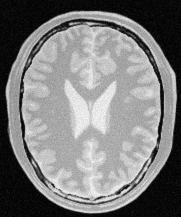
#> input picture images/BrainProtonDensitySlice9.png, 181 x 217 px, found by its file name
$ jupyter execute Q2.ipynb
#> lines starting #> are read from the running program, lines starting #| are printed output that depends on the picture
Apply a similar operation as above (question 1) to accentuate
(a) white matter
(b) gray matter
in the brain proton density image shown in Fig. 2. Show the intensity transformations as a plots

[cell 1]
import cv2 as cv
import numpy as np
import matplotlib.pyplot as plt

# Load the brain proton density image
img_orig = cv.imread('images\BrainProtonDensitySlice9.png', cv.IMREAD_GRAYSCALE)
#> img_orig is the input picture: shape (217, 181); min 0, max 251, mean 123.7


# Enhancing grey matter using intensiy transformations Assuming intensity ranges from 50 to 180 are responsible for the grey matter

c= np.array([(0,50),(150,100),(180,255)])
arr1 = np.linspace(0,c[1,1],c[0,1]+1).astype("uint8")

arr2 = np.linspace(c[2,0]+1,c[2,1],c[2,0]-c[0,1]).astype("uint8")

arr3 = np.linspace(c[0,1]-20,c[2,0]-c[0,1],255-c[2,0]).astype("uint8")


gray_matter_transformation = np.concatenate((arr1,arr2),axis=0).astype("uint8")
gray_matter_transformation = np.concatenate((gray_matter_transformation,arr3),axis=0).astype("uint8")

fig,ax = plt.subplots()
ax.plot(gray_matter_transformation)
plt.savefig('gray_matter_transformation.png')
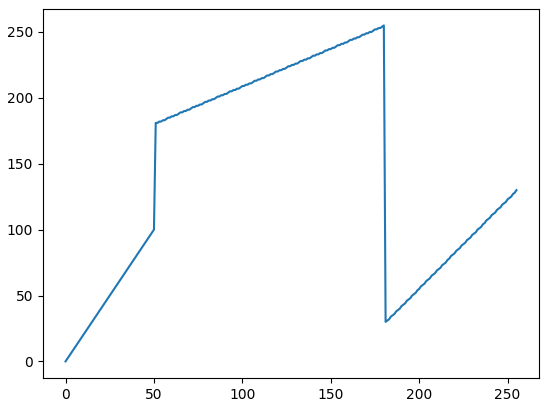
#> figure drawn by matplotlib, 1 panel; curve peaks at x = 180, y = 255
ax.grid()
plt.show()
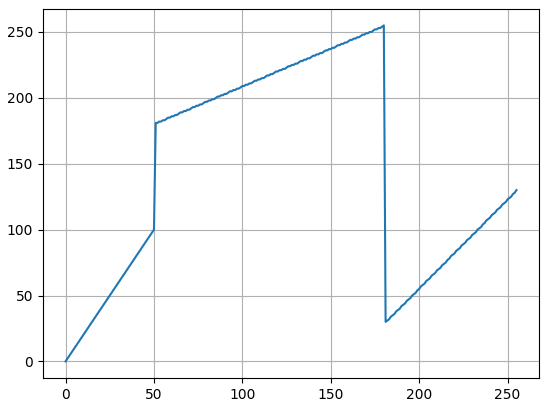
#> figure drawn by matplotlib, 1 panel; curve peaks at x = 180, y = 255


# Apply the transformations to the original image

img_gray_matter = cv.LUT(img_orig,gray_matter_transformation)
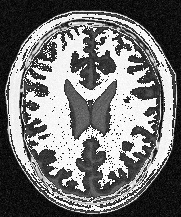
#> img_gray_matter: shape (217, 181); min 0, max 255, mean 116

[cell 2]
# Enhancing white matter using intensiy transformations. Assuming intensity ranges from 180 to 255 are responsible for the white matter

c= np.array([(50,25),(50,90),(180,220),(255,255)])
arr1 = np.linspace(0,c[0,1],c[0,0]+1).astype("uint8")

arr2 = np.linspace(c[0,1]+1,c[1,1],c[2,0]-c[1,0]).astype("uint8")

arr3 = np.linspace(c[2,1]+1,255,255-c[2,0]).astype("uint8")


white_matter_transformation = np.concatenate((arr1,arr2),axis=0).astype("uint8")
white_matter_transformation= np.concatenate((white_matter_transformation,arr3),axis=0).astype("uint8")

print(len(white_matter_transformation))

fig,ax = plt.subplots()
ax.plot(white_matter_transformation)
plt.savefig('white_matter_transformation.png')
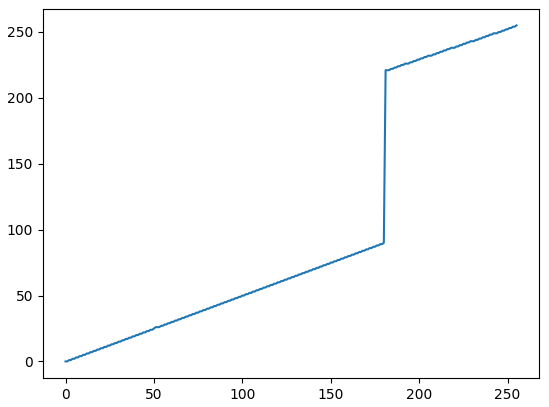
#> figure drawn by matplotlib, 1 panel; curve peaks at x = 255, y = 255
ax.grid()
plt.show()
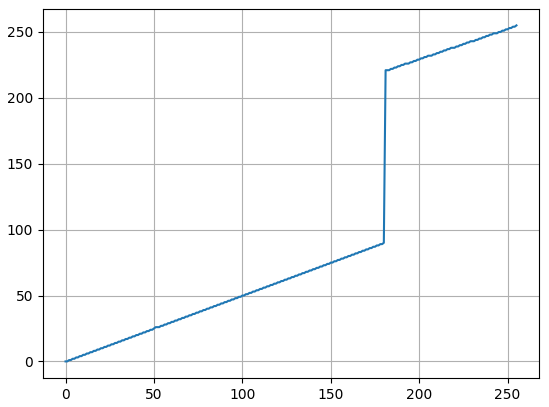
#> figure drawn by matplotlib, 1 panel; curve peaks at x = 255, y = 255


# Apply the transformations to the original image
img_white_matter = cv.LUT(img_orig,white_matter_transformation)
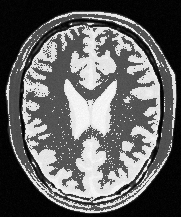
#> img_white_matter: shape (217, 181); min 0, max 253, mean 100.3

[cell 3]
# Display the original image and the transformed images
plt.figure(figsize=(12, 4))

plt.subplot(131), plt.imshow(img_orig, cmap='gray')
plt.title("Original Image"), plt.xticks([]), plt.yticks([])

plt.subplot(132), plt.imshow(img_white_matter, cmap='gray')
plt.title("White Matter Accentuated"), plt.xticks([]), plt.yticks([])

plt.subplot(133), plt.imshow(img_gray_matter, cmap='gray')
plt.title("Gray Matter Accentuated"), plt.xticks([]), plt.yticks([])
plt.savefig('Display_Enhanced_image.png')
plt.tight_layout()
plt.show()
